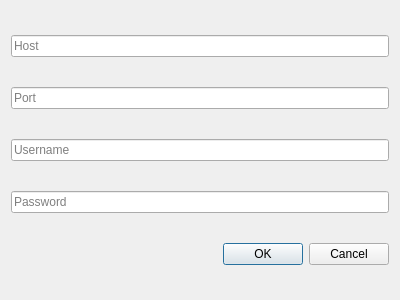
<?xml version="1.0" encoding="UTF-8"?>
<ui version="4.0">
 <class>LoginDialog</class>
 <widget class="QDialog" name="LoginDialog">
  <property name="geometry">
   <rect>
    <x>0</x>
    <y>0</y>
    <width>400</width>
    <height>300</height>
   </rect>
  </property>
  <property name="windowTitle">
   <string>Dialog</string>
  </property>
  <layout class="QHBoxLayout" name="horizontalLayout">
   <item>
    <layout class="QVBoxLayout" name="verticalLayout">
     <item>
      <widget class="QLineEdit" name="hostInput">
       <property name="inputMask">
        <string notr="true"/>
       </property>
       <property name="placeholderText">
        <string>Host</string>
       </property>
      </widget>
     </item>
     <item>
      <widget class="QLineEdit" name="portInput">
       <property name="inputMask">
        <string/>
       </property>
       <property name="placeholderText">
        <string>Port</string>
       </property>
      </widget>
     </item>
     <item>
      <widget class="QLineEdit" name="usernameInput">
       <property name="placeholderText">
        <string>Username</string>
       </property>
      </widget>
     </item>
     <item>
      <widget class="QLineEdit" name="passwordInput">
       <property name="echoMode">
        <enum>QLineEdit::Password</enum>
       </property>
       <property name="placeholderText">
        <string>Password</string>
       </property>
      </widget>
     </item>
     <item>
      <widget class="QDialogButtonBox" name="buttonBox">
       <property name="orientation">
        <enum>Qt::Horizontal</enum>
       </property>
       <property name="standardButtons">
        <set>QDialogButtonBox::Cancel|QDialogButtonBox::Ok</set>
       </property>
      </widget>
     </item>
    </layout>
   </item>
  </layout>
 </widget>
 <resources/>
 <connections>
  <connection>
   <sender>buttonBox</sender>
   <signal>accepted()</signal>
   <receiver>LoginDialog</receiver>
   <slot>accept()</slot>
   <hints>
    <hint type="sourcelabel">
     <x>248</x>
     <y>254</y>
    </hint>
    <hint type="destinationlabel">
     <x>157</x>
     <y>274</y>
    </hint>
   </hints>
  </connection>
  <connection>
   <sender>buttonBox</sender>
   <signal>rejected()</signal>
   <receiver>LoginDialog</receiver>
   <slot>reject()</slot>
   <hints>
    <hint type="sourcelabel">
     <x>316</x>
     <y>260</y>
    </hint>
    <hint type="destinationlabel">
     <x>286</x>
     <y>274</y>
    </hint>
   </hints>
  </connection>
 </connections>
</ui>
